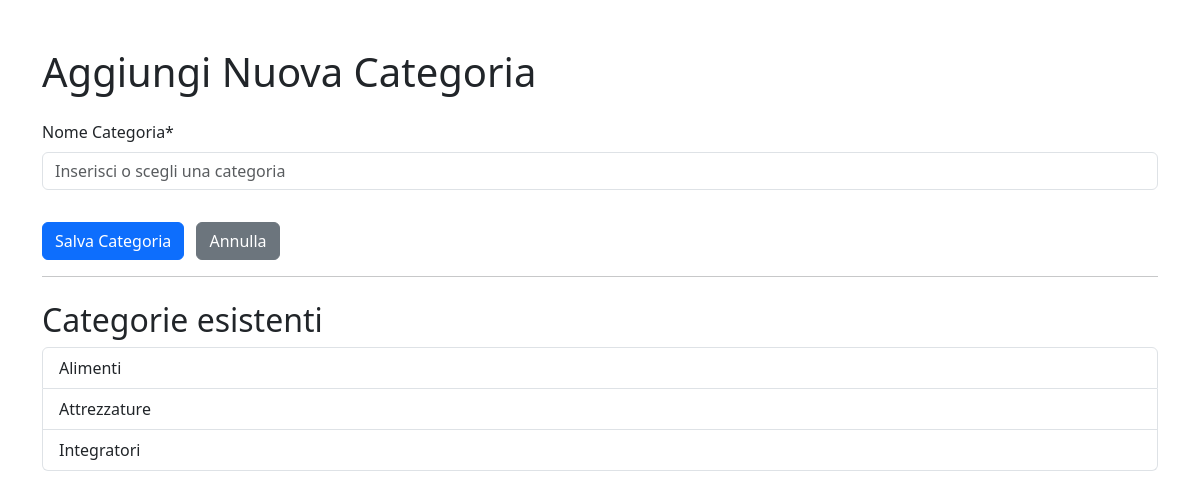
The app's page /products/category_create/ (signed in) with its own data.
### products/models.py (models this page shows, shortened)
class Category(models.Model):
    name = models.CharField(max_length=200, unique=True)
    class Meta:
        verbose_name_plural = "Categories"

### products/views.py (the view)
# urls.py: path('category_create/', category_create, name='category_create'),
@permission_required('products.add_category')
def category_create(request):
    categories = Category.objects.all()
    if request.method == 'POST':
        form = CategoryForm(request.POST)
        if form.is_valid():
            form.save()
            return redirect('products:category_create')
    else:
        form = CategoryForm()
    return render(request, 'products/category_form.html', {
        'form': form,
        'categories': categories,
        'CATEGORY_CHOICES': CATEGORY_CHOICES
    })

### products/forms.py
class CategoryForm(forms.ModelForm):
    name = forms.CharField(
        max_length=200,
        widget=forms.TextInput(attrs={
            'list': 'category-suggestions',
            'placeholder': 'Inserisci o scegli una categoria',
            'class': 'form-control',
            'autocomplete': 'off',
            'required': True,
        }),
        label='Nome Categoria'
    )
    class Meta:
        model = Category
        fields = ['name']
    def __init__(self, *args, **kwargs):
        super().__init__(*args, **kwargs)
        self.helper = FormHelper()
        self.helper.form_method = 'post'
        self.helper.layout = Layout(
            Field('name', css_class='form-control mb-3'),
            Submit('submit', 'Aggiungi Categoria', css_class='btn btn-primary')
        )

### templates/products/category_form.html (shortened to what this page needs)
{% extends "base.html" %}
{% load crispy_forms_filters %}
{% load crispy_forms_tags %}
{% block content %}
<div class="container py-5">
    <h1 class="mb-4">Aggiungi Nuova Categoria</h1>
    <form method="post">
        {{ form|crispy }}
        <button type="submit" class="btn btn-primary mt-3">Salva Categoria</button>
        <a href="{% url 'users:store_manager_dashboard' %}" class="btn btn-secondary mt-3 ms-2">Annulla</a>
    </form>
    <hr>
    <h2 class="mt-4">Categorie esistenti</h2>
    <ul class="list-group mt-2">
        {% for category in categories %}
            <li class="list-group-item">{{ category.name }}</li>
        {% empty %}
            <li class="list-group-item">Nessuna categoria presente.</li>
        {% endfor %}
    </ul>
</div>
{% endblock %}

### records on screen
Category: name "Alimenti"
Category: name "Attrezzature"
Category: name "Integratori"
